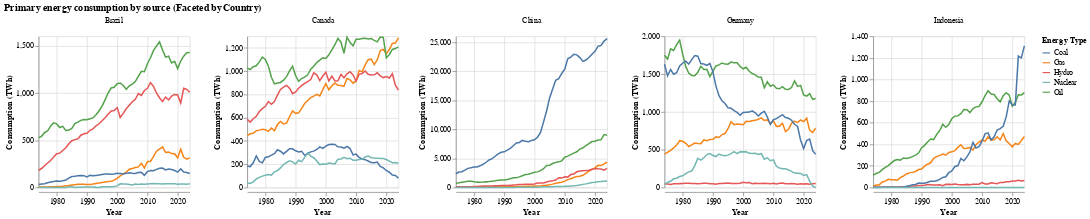

The notebook cell saved with this chart:
### Markdown cell above
## Independent Y-axis

Let's see what happens when we include China in our analysis.**

<div style="border-left: 5px solid #FFD700; padding: 1em; background-color: #FFFBEA;">
    <h3>go back to the data wrangling step and add China to the list of countries </h3>
    </div>

When you add China to the energy consumption visualization, you'll immediately notice something interesting - the y-axis scale dramatically shifts upward. This happens because China's energy consumption is so much larger than most other countries that it forces the entire scale to accommodate those massive values.

**But this creates a problem.** Suddenly, the energy consumption patterns for smaller countries become nearly invisible - they all get squished down near the bottom of the chart, making it really difficult to spot trends or compare changes over time for those nations.

**So what can we do about this?  Use independent scales** 
```python
.resolve_scale(y='independent')
```
This lets each country have its own y-axis range, so you can see patterns clearly in every facet.

### Code cell
energy_small_multiples = alt.Chart(energy_consumed).mark_line().encode(
    x=alt.X('year:T', title='Year'),
    y=alt.Y('consumption:Q', title='Consumption (TWh)'),
    color=alt.Color('energy_type:N', title='Energy Type')
).properties(
    width=200, height=200
).facet(
    column=alt.Column('country:N', title=None)
).resolve_scale(
    y='independent'  # This makes each chart have its own y-axis scale
).properties(
    title="Primary energy consumption by source (Faceted by Country)"
)
energy_small_multiples
# .facet(column = alt.Column('col:N', title = None)).resolve_scale(y = 'independent')

### Figure 1 — Vega-Lite specification as saved in the notebook (floating-point values rounded to 4 significant figures; data arrays with more than 128 entries replaced by an {"elided": "..."} marker saying what was removed)
{"config": {"view": {"continuousWidth": 300, "continuousHeight": 300}}, "data": {"name": "data-7cd1a8c19475c9bad2f46afb589f6b5a"}, "facet": {"column": {"field": "country", "title": null, "type": "nominal"}}, "spec": {"mark": {"type": "line"}, "encoding": {"color": {"field": "energy_type", "title": "Energy Type", "type": "nominal"}, "x": {"field": "year", "title": "Year", "type": "temporal"}, "y": {"field": "consumption", "title": "Consumption (TWh)", "type": "quantitative"}}, "height": 200, "width": 200}, "resolve": {"scale": {"y": "independent"}}, "title": "Primary energy consumption by source (Faceted by Country)", "$schema": "https://vega.github.io/schema/vega-lite/v5.20.1.json", "datasets": {"data-7cd1a8c19475c9bad2f46afb589f6b5a": {"elided": "1275 records"}}}
